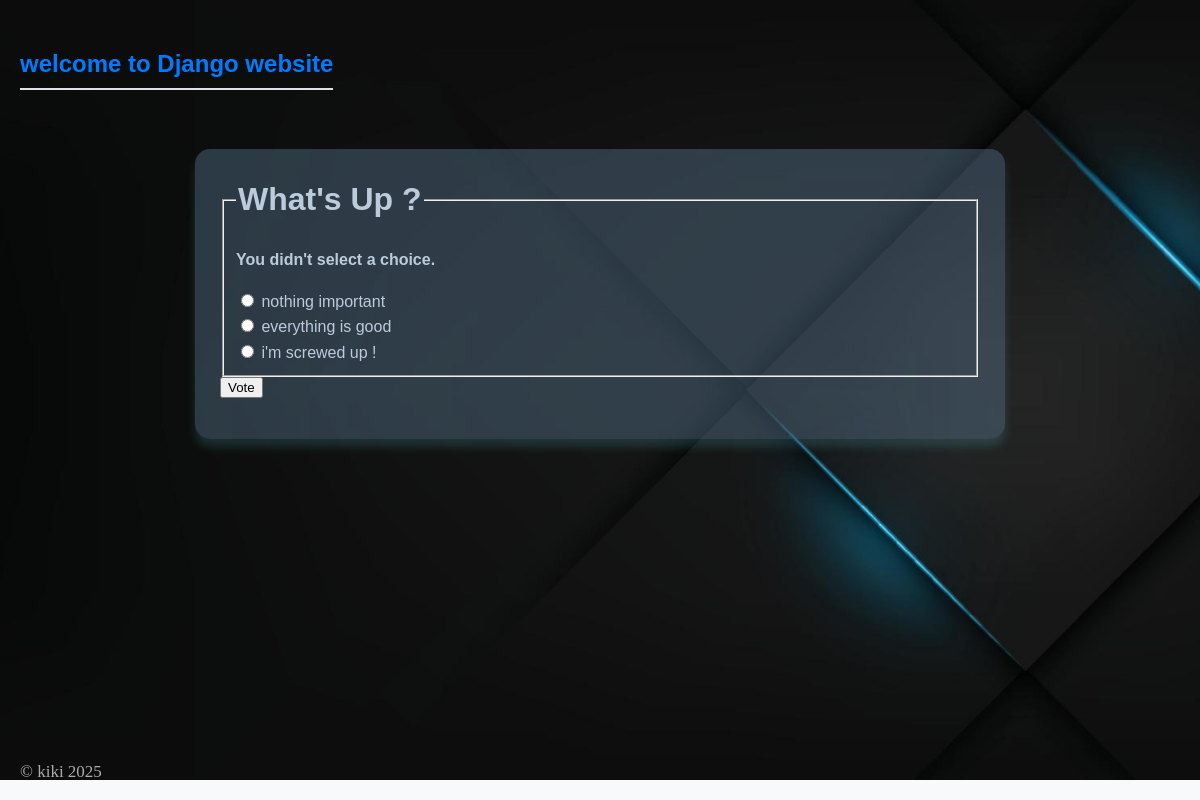
The page /4/vote/ on the database its author committed.
### polls/models.py (models this page shows, shortened)
class Question(models.Model):
    question_text = models.CharField(max_length=200)
    publish_date = models.DateTimeField("Date published")

class Choice(models.Model):
    question = models.ForeignKey(Question , on_delete=models.CASCADE) # this will define relation between Question & Choice classes
    choice_text = models.CharField(max_length=200)
    votes = models.IntegerField(default=0)

### polls/views.py (the view)
# urls.py: path("<int:question_id>/vote/", views.vote, name="vote"),
def vote(request , question_id):
    question = get_object_or_404(Question , pk=question_id)
    try:
        user_choice = question.choice_set.get(pk=request.POST["choice"])
    except (KeyError, Choice.DoesNotExist):
            return render(request, "polls/detail.html",
                            {"question": question,
                            "error_message": "You didn't select a choice."}
                        )
    else:
        user_choice.votes = F("votes") + 1
        user_choice.save() # save in DB
        return HttpResponseRedirect(reverse("polls:results", args=(question.id,)))

### polls/templates/polls/detail.html (shortened to what this page needs)
{% extends 'polls/main.html' %}
{% block content %}
    <form action="{% url 'polls:vote' question.id %}" method="post">
        <fieldset>
            <legend><h1>{{ question.question_text }}</h1></legend>
            {% if error_message %}<p><strong>{{ error_message }}</strong></p>{% endif %}
            {% for choice in question.choice_set.all %}
                <input type="radio" name="choice" id="choice{{ forloop.counter }}" value="{{ choice.id }}">
                <label for="choice{{ forloop.counter }}">{{ choice.choice_text }}</label><br>
            {% endfor %}
        </fieldset>
        <input type="submit" value="Vote">
    </form>
{% endblock %}

### polls/static/polls/style.css (style rules this page uses)
body { background: gray url("images/B.jpg") no-repeat ; background-size: 1550px 780px; }

### polls/templates/polls/main.html (style rules this page uses)
body, h1, ul, li { margin: 0; padding: 0; box-sizing: border-box; }
body { font-family: 'Arial', sans-serif; background-color: #f8f9fa; color: #bccbdb; padding: 20px; line-height: 1.6; }

### rows shown on the page
Question: question_text "What's Up ?"
Choice: choice_text "nothing important"
Choice: choice_text "everything is good"
Choice: choice_text "i'm screwed up !"

### other values the page prints
{{ error_message }} "You didn't select a choice."
